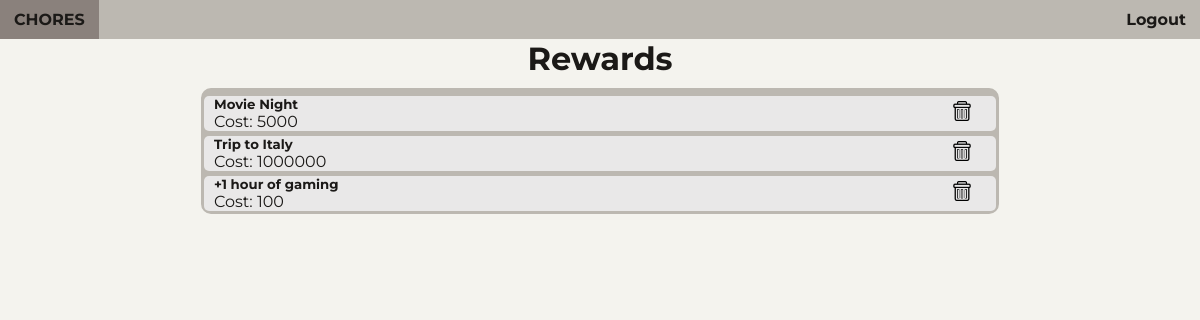
Page /chores/rewards/ (signed in) on the committed database.
### chores/models.py (models this page shows)
class Reward(models.Model):
    household = models.ForeignKey('Household', on_delete=models.CASCADE)
    reward_title = models.CharField(max_length=100)
    reward_description = models.CharField(max_length = 1000, blank = True, null=True)
    reward_cost = models.PositiveIntegerField()

### chores/views.py (the view)
# urls.py: path('rewards/', views.rewards, name = 'rewards'),
def rewards(request):
    if not request.user.is_authenticated:
        return render(request, 'chores/login_error.html')
    current_user = request.user
    try:
        person = Person.objects.get(pk = current_user.id)
    except Person.DoesNotExist:
        return home(request)
    house_rewards = Reward.objects.filter(household = person.household)
    context = {
        'rewards' : house_rewards,
    }
    return render(request, 'chores/rewards.html', context)

### chores/templates/chores/rewards.html (shortened to what this page needs)
<!DOCTYPE html>
<html lang="en">
<head>
    {% load static %}
    <link rel="stylesheet" href="{% static 'chores/style_home.css' %}">
</head>
<body>
    <header>
        <ul>
            <li style="float:left"><a href="{% url 'chores:index' %}">CHORES</a></li>
            <li><a href="{% url 'chores:logout' %}">Logout</a></li>
        </ul>
    </header>
    <h1>Rewards</h1>
    <div class="div-body">
        {% for reward in rewards %}
        <div class = "div-content" style="display: flex">
            <div class = "left-div">
                <h5>{{reward.reward_title}}</h5>
                <p>Cost: {{reward.reward_cost}}</p>
            </div>
            <div class = "right-div">
                <a href="delete/{{reward.id}}"><img src="{% static 'chores/images/delete_icon.png' %}" alt="" style="width: 20px; height: auto"></a>
            </div>
        </div>
        {% endfor %}
    </div>
</body>

### chores/static/chores/style_home.css (style rules this page uses)
:root { --white: #f4f3ee; --light_grey: #bcb8b1; --grey: #e9e8e8; --dark_grey: #8a817c; --black: #1b1917; }
header ul { list-style-type: none; margin: 0; padding: 0; overflow: hidden; background-color: var(--light_grey); }
header li { float: right; }
header li a { display: block; font-weight: bold; color: var(--black); text-align: center; padding: 10px 14px; text-decoration: none; }
body { background-color: var(--white); font-family: "Montserrat", sans-serif; color: var(--black); margin: 0; padding: 0; }
h1 { margin: auto; text-align: center; }
.div-body { display: block; margin: 10px; margin-left: auto; margin-right: auto; width: 66%; background-color: var(--light_grey); border-color: var(--light_grey); border-radius: 10px; border-style: solid; }
.div-body h5 { margin: 0; margin-left: 10px; }
.div-content { background-color: var(--grey); margin-top: 5px; border-radius: 5px; }
.div-content p { margin: 0; margin-left: 10px; }
.left-div { width: 95%; float: left; }
.right-div { width: 5%; float: right; margin: 5px; }

### rows in the picture
Reward: reward_title "Movie Night", reward_cost "5000"
Reward: reward_title "Trip to Italy", reward_cost "1000000"
Reward: reward_title "+1 hour of gaming", reward_cost "100"
